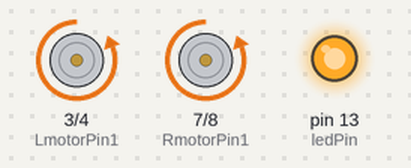
The sketch below on a simulated Arduino Uno, built with avr-gcc and run on an emulated ATmega328P. Parts: motor-driver pin pairs drawn as motors (green arrow = first pin HIGH = forward, orange = second pin HIGH = backward, longer = more drive, scaled by the enable pin), output pins drawn as LEDs (lit = HIGH).

Above: at 0.5 s.
At 1.5 s:
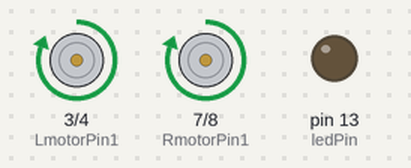
At 2.5 s:
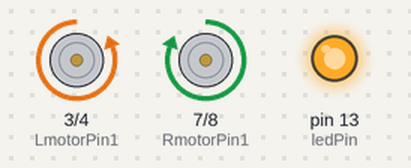
At 3.5 s:
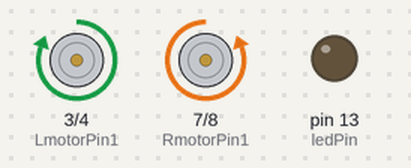
Timing chart, 0 to 5.2 s (numbered marks = the images above):
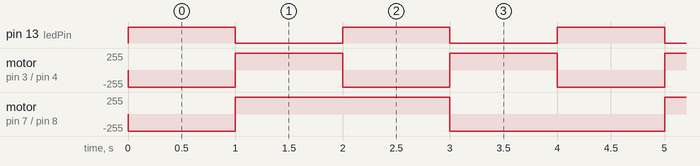

The sketch:

fourRunner.ino
```cpp
const int LmotorPin1 = 3;
const int LmotorPin2 = 4;
const int LenablePin = 5;
const int RenablePin = 6;
const int RmotorPin1 = 7;
const int RmotorPin2 = 8;
const int ledPin = 13;
void setup() {
  // set all the other pins you're using as outputs:
  pinMode(LmotorPin1, OUTPUT);
  pinMode(LmotorPin2, OUTPUT);
  pinMode(LenablePin, OUTPUT);
  pinMode(RmotorPin1, OUTPUT);
  pinMode(RmotorPin2, OUTPUT);
  pinMode(RenablePin, OUTPUT);
  digitalWrite(LenablePin, HIGH);
  digitalWrite(RenablePin, HIGH);
  pinMode(ledPin, OUTPUT);
}
void loop() {
    digitalWrite(ledPin, HIGH);
    digitalWrite(LmotorPin1, LOW);
    digitalWrite(LmotorPin2, HIGH);
    digitalWrite(RmotorPin1, LOW);
    digitalWrite(RmotorPin2, HIGH);
    delay(1000);
    digitalWrite(ledPin, LOW);
    digitalWrite(LmotorPin1, HIGH);
    digitalWrite(LmotorPin2, LOW);
    digitalWrite(RmotorPin1, HIGH);
    digitalWrite(RmotorPin2, LOW);
    delay(1000);
    digitalWrite(ledPin, HIGH);
    digitalWrite(LmotorPin1, LOW);
    digitalWrite(LmotorPin2, HIGH);
    digitalWrite(RmotorPin1, HIGH);
    digitalWrite(RmotorPin2, LOW);
    delay(1000);
    digitalWrite(ledPin, LOW);
    digitalWrite(LmotorPin1, HIGH);
    digitalWrite(LmotorPin2, LOW);
    digitalWrite(RmotorPin1, LOW);
    digitalWrite(RmotorPin2, HIGH);
    delay(1000);
}
```

Measured:
- by itself, pin 13 (ledPin): alternates HIGH for 1.0 s and LOW for 1.0 s
- by itself, motor on pin 3 (LmotorPin1) / pin 4 (LmotorPin2): alternates forward 255/255 for 1.0 s and backward 255/255 for 1.0 s
- by itself, motor on pin 7 (RmotorPin1) / pin 8 (RmotorPin2): repeats every 4.0 s: forward 255/255 2.0 s, backward 255/255 2.0 s
